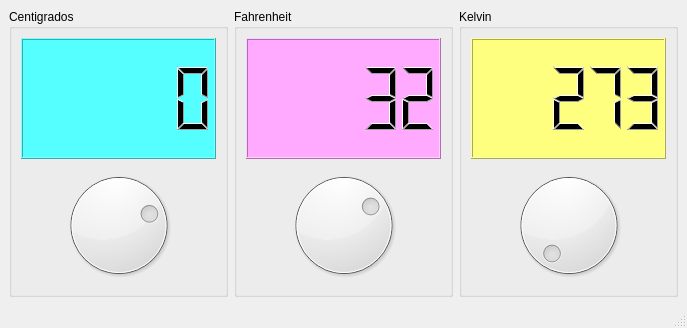
<?xml version="1.0" encoding="UTF-8"?>
<ui version="4.0">
 <class>Principal</class>
 <widget class="QMainWindow" name="Principal">
  <property name="geometry">
   <rect>
    <x>0</x>
    <y>0</y>
    <width>687</width>
    <height>328</height>
   </rect>
  </property>
  <property name="windowTitle">
   <string>Principal</string>
  </property>
  <property name="windowIcon">
   <iconset resource="recursos.qrc">
    <normaloff>:/recursos/termometro (1).png</normaloff>:/recursos/termometro (1).png</iconset>
  </property>
  <widget class="QWidget" name="centralwidget">
   <layout class="QGridLayout" name="gridLayout_4">
    <item row="0" column="0">
     <widget class="QGroupBox" name="groupBox">
      <property name="title">
       <string>Centigrados</string>
      </property>
      <layout class="QVBoxLayout" name="verticalLayout">
       <item>
        <widget class="QLCDNumber" name="outCent">
         <property name="styleSheet">
          <string notr="true">background-color: rgb(85, 255, 255);</string>
         </property>
        </widget>
       </item>
       <item>
        <widget class="QDial" name="inCent">
         <property name="cursor">
          <cursorShape>OpenHandCursor</cursorShape>
         </property>
         <property name="minimum">
          <number>-273</number>
         </property>
         <property name="notchTarget">
          <double>10.000000000000000</double>
         </property>
        </widget>
       </item>
      </layout>
     </widget>
    </item>
    <item row="0" column="1">
     <widget class="QGroupBox" name="groupBox_2">
      <property name="title">
       <string>Fahrenheit</string>
      </property>
      <layout class="QVBoxLayout" name="verticalLayout_2">
       <item>
        <widget class="QLCDNumber" name="outFahr">
         <property name="styleSheet">
          <string notr="true">background-color: rgb(255, 170, 255);</string>
         </property>
         <property name="intValue" stdset="0">
          <number>32</number>
         </property>
        </widget>
       </item>
       <item>
        <widget class="QDial" name="inFahr">
         <property name="cursor">
          <cursorShape>OpenHandCursor</cursorShape>
         </property>
         <property name="minimum">
          <number>-459</number>
         </property>
         <property name="maximum">
          <number>210</number>
         </property>
         <property name="notchTarget">
          <double>10.000000000000000</double>
         </property>
        </widget>
       </item>
      </layout>
     </widget>
    </item>
    <item row="0" column="2">
     <widget class="QGroupBox" name="groupBox_3">
      <property name="title">
       <string>Kelvin</string>
      </property>
      <layout class="QVBoxLayout" name="verticalLayout_3">
       <item>
        <widget class="QLCDNumber" name="outKelv">
         <property name="styleSheet">
          <string notr="true">background-color: rgb(255, 255, 127);</string>
         </property>
         <property name="intValue" stdset="0">
          <number>273</number>
         </property>
        </widget>
       </item>
       <item>
        <widget class="QDial" name="inKelv">
         <property name="cursor">
          <cursorShape>OpenHandCursor</cursorShape>
         </property>
         <property name="maximum">
          <number>372</number>
         </property>
         <property name="notchTarget">
          <double>10.000000000000000</double>
         </property>
        </widget>
       </item>
      </layout>
     </widget>
    </item>
   </layout>
  </widget>
  <widget class="QMenuBar" name="menubar">
   <property name="geometry">
    <rect>
     <x>0</x>
     <y>0</y>
     <width>687</width>
     <height>20</height>
    </rect>
   </property>
  </widget>
  <widget class="QStatusBar" name="statusbar"/>
 </widget>
 <resources>
  <include location="recursos.qrc"/>
 </resources>
 <connections>
  <connection>
   <sender>inKelv</sender>
   <signal>valueChanged(int)</signal>
   <receiver>outKelv</receiver>
   <slot>display(int)</slot>
   <hints>
    <hint type="sourcelabel">
     <x>568</x>
     <y>229</y>
    </hint>
    <hint type="destinationlabel">
     <x>568</x>
     <y>112</y>
    </hint>
   </hints>
  </connection>
  <connection>
   <sender>inFahr</sender>
   <signal>valueChanged(int)</signal>
   <receiver>outFahr</receiver>
   <slot>display(int)</slot>
   <hints>
    <hint type="sourcelabel">
     <x>343</x>
     <y>229</y>
    </hint>
    <hint type="destinationlabel">
     <x>343</x>
     <y>112</y>
    </hint>
   </hints>
  </connection>
  <connection>
   <sender>inCent</sender>
   <signal>valueChanged(int)</signal>
   <receiver>outCent</receiver>
   <slot>display(int)</slot>
   <hints>
    <hint type="sourcelabel">
     <x>118</x>
     <y>229</y>
    </hint>
    <hint type="destinationlabel">
     <x>118</x>
     <y>112</y>
    </hint>
   </hints>
  </connection>
 </connections>
</ui>
